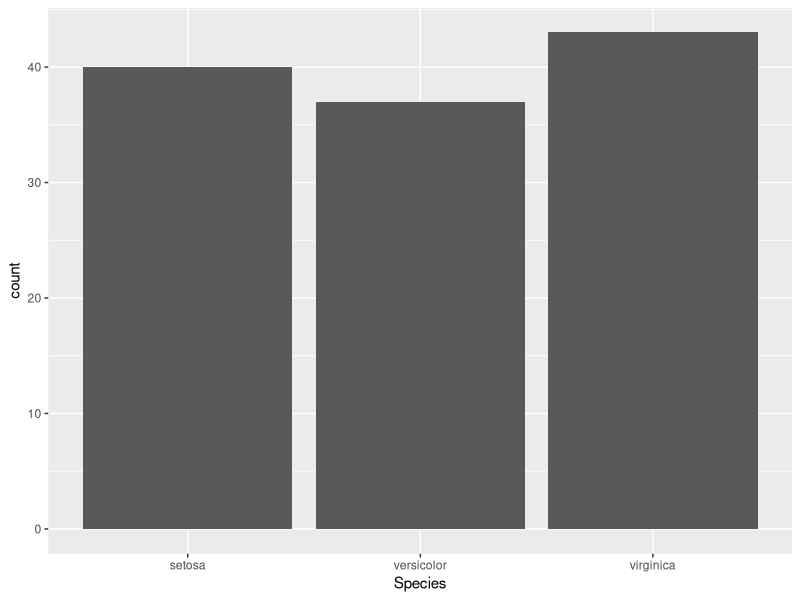
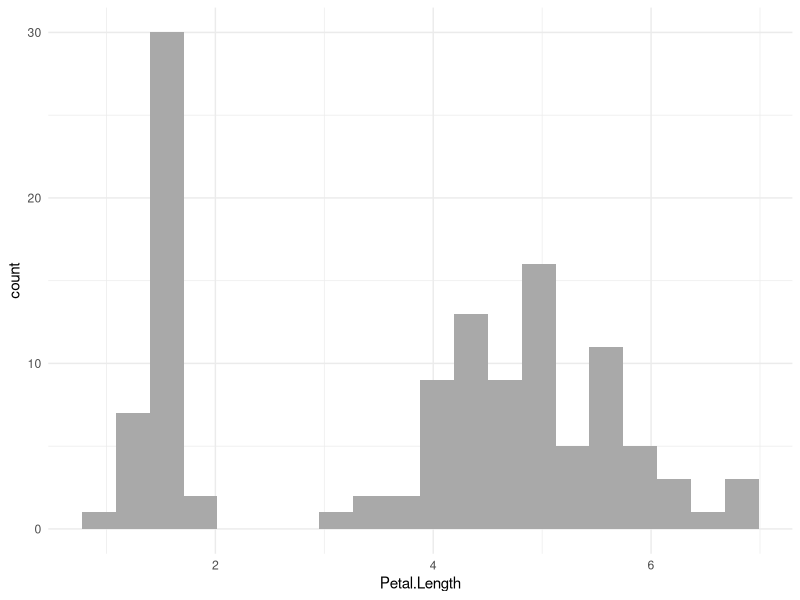
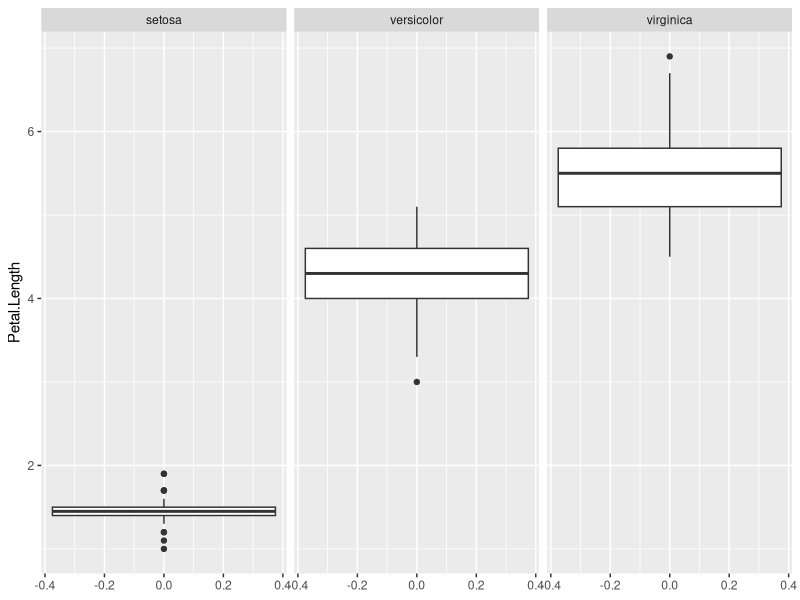
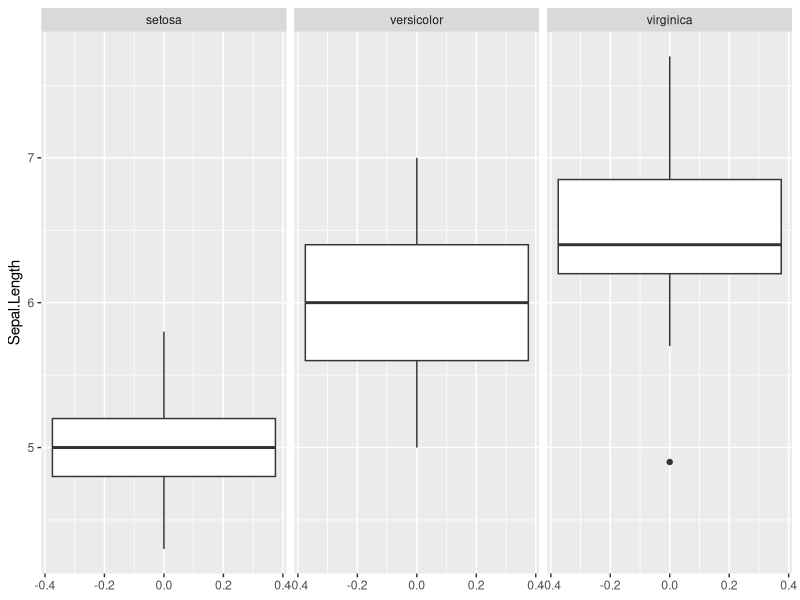
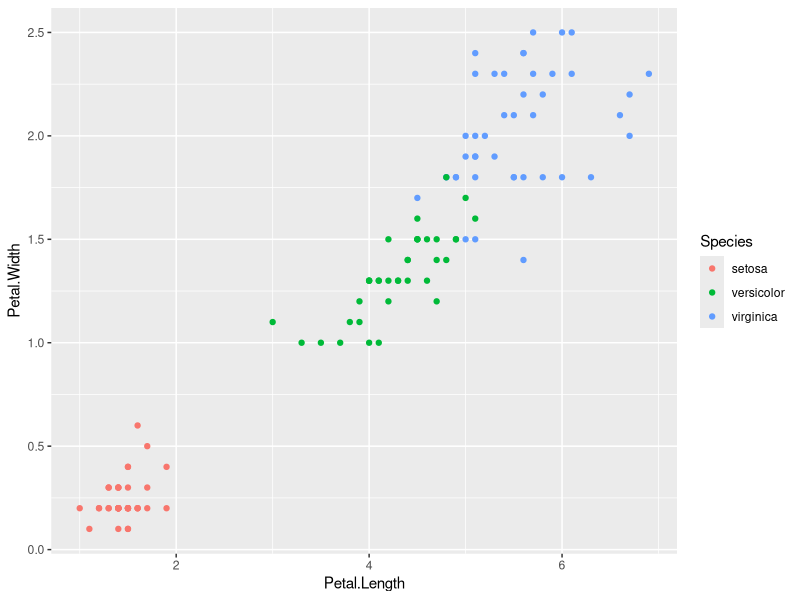

Reproduce these figures in R, in order.
library(ggplot2) 

#passo 1: embaralhar as observações do cojunto e, em seguida, dividir este conjunto embaralhado em treino e teste.

iris <- iris[sample(nrow(iris)),] 
n <- round(0.8*nrow(iris)) 

treino <- iris[1:n,] #treino contém as primeiras n observações
teste <- iris[-(1:n),] #teste contém as observações restantes

ggplot(data = treino, mapping = aes(x = Species)) +
  geom_bar() 

ggplot(data = treino, mapping = aes(x = Petal.Length))+
  geom_histogram(bins = 20, fill = "darkgray")+
  theme_minimal() 

ggplot(data = treino, mapping = aes(y = Petal.Length))+
  geom_boxplot()+
  facet_wrap(~Species) 

ggplot(data = treino, mapping = aes(y = Sepal.Length))+
  geom_boxplot()+
  facet_wrap(~Species) 

ggplot(data = treino, aes(x = Petal.Length, y = Petal.Width, color = Species))+
  geom_point() 


#passo 2: construir o modelo de classificação de flores iris com base na árvore de decisão.

resultados <- c() #vetor para armazenar as previsões do modelo
for(j in 1:nrow(teste)){
  if(teste$Petal.Length[j] < 2.5){
    resultados[j] <- "setosa"
  }else{
    if(teste$Petal.Width[j] < 1.75){
      resultados[j] <- "versicolor"
    }else{
      resultados[j] <- "virginica"
    }
  }
}
mean(teste$Species == resultados) #acurácia do modelo